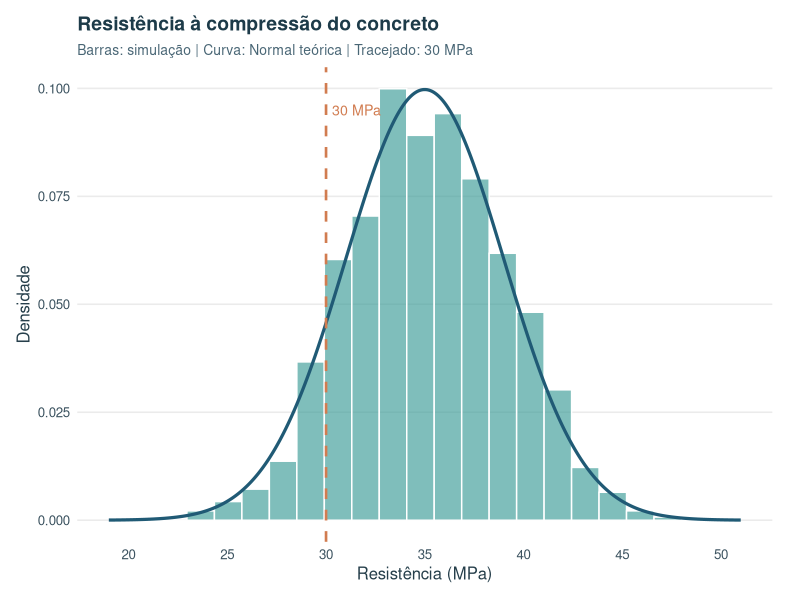
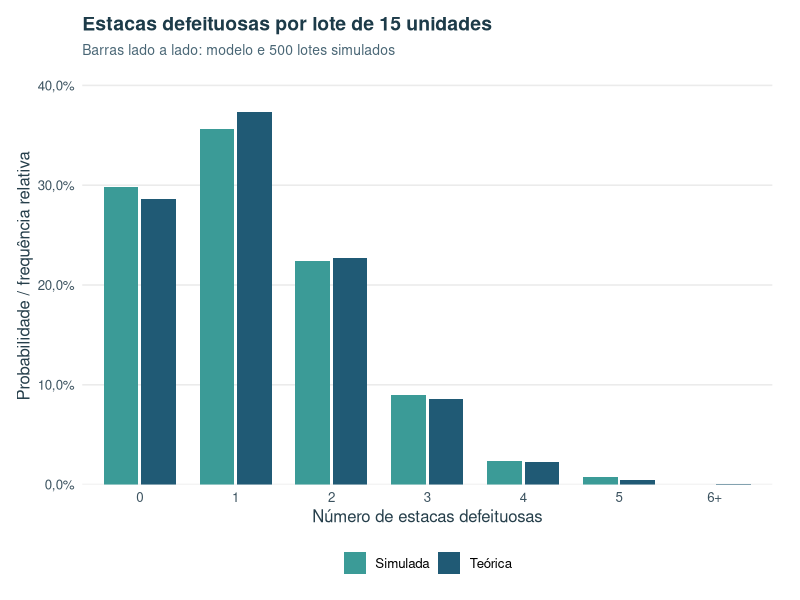
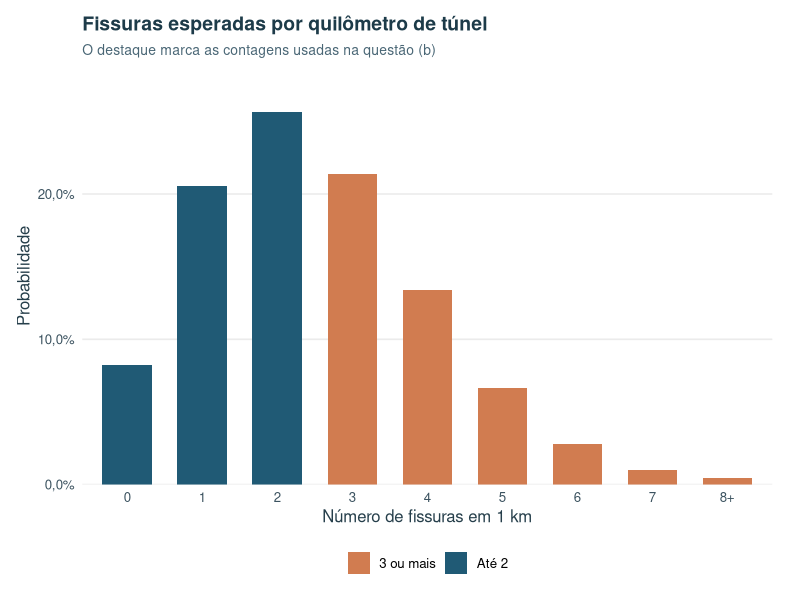
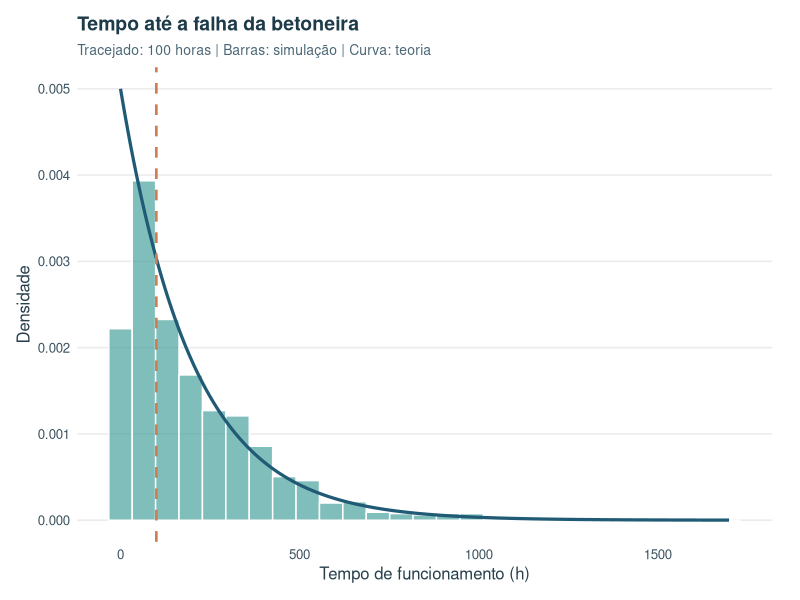
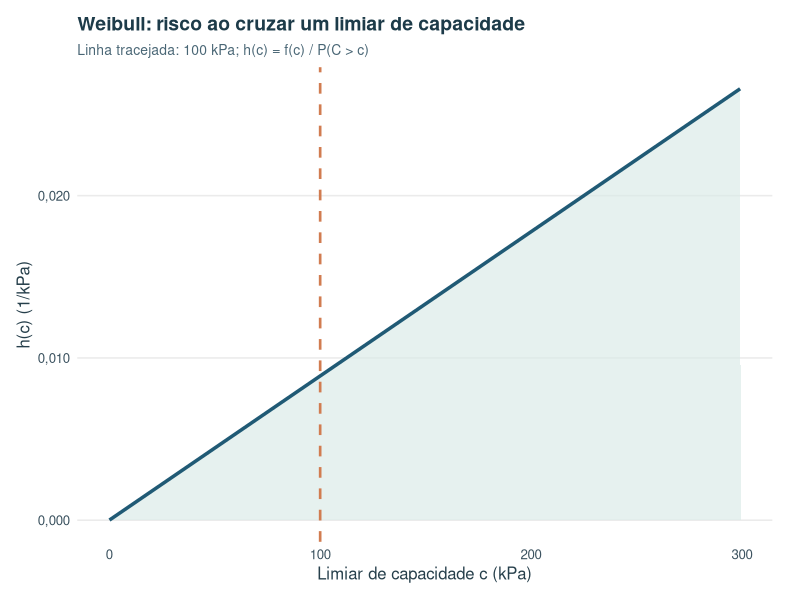
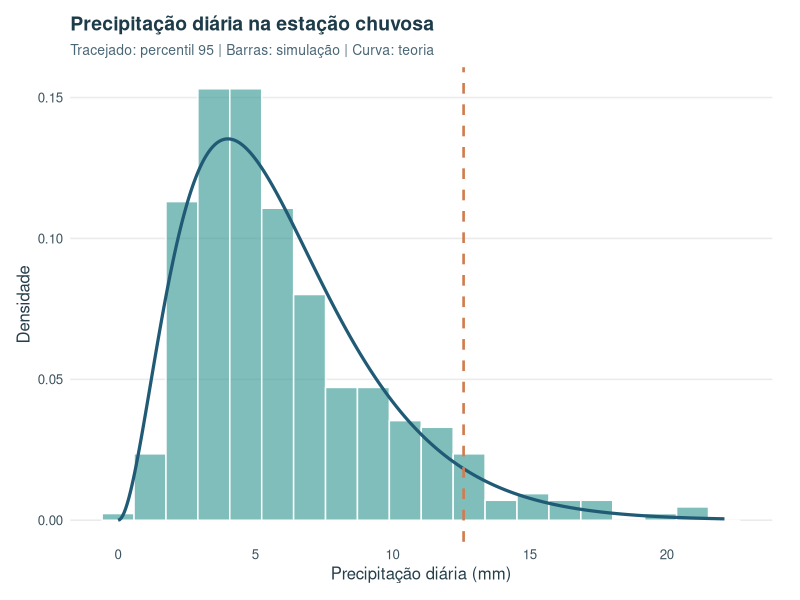
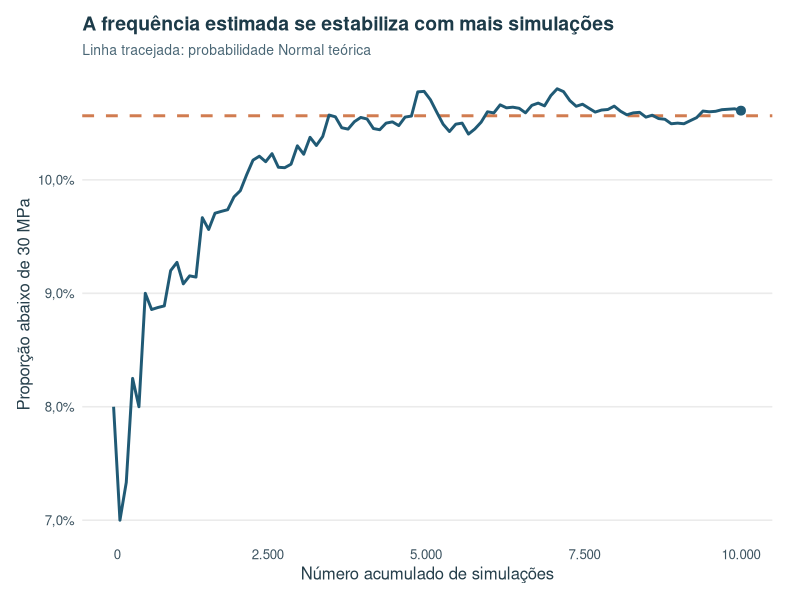

Generate these figures, in order, with R:
## ---- chunk 1
tabela_distribuicoes <- data.frame(
  Aplicacao = c(
    "Resistência do concreto",
    "Estacas defeituosas",
    "Fissuras no túnel",
    "Falha da betoneira",
    "Capacidade do solo",
    "Precipitação"
  ),
  
  Distribuicao = c(
    "Normal",
    "Binomial",
    "Poisson",
    "Exponencial",
    "Weibull",
    "Gama"
  ),
  
  Parametros = c(
    "μ = 35 MPa; σ = 4 MPa",
    "n = 15; p = 0,08",
    "λ = 2,5 fissuras/km",
    "média = 200 h",
    "forma = 2; escala = 150 kPa",
    "forma = 3; taxa = 0,5"
  )
)

knitr::kable(
  tabela_distribuicoes,
  caption = "Distribuições de probabilidade e parâmetros utilizados",
  align = c("l", "c", "l")
)
## ---- chunk 2
#| label: estilo-graficos
#| include: false
# Instale uma vez se necessário: install.packages("ggplot2")
if (!requireNamespace("ggplot2", quietly = TRUE)) {
  stop("Instale o pacote ggplot2 com install.packages('ggplot2') e renderize novamente.")
}
library(ggplot2)
cor_pch <- c(modelo = "#205A75", amostra = "#3B9B97",
             alerta = "#D17C50", fundo = "#D8E9E7")
tema_pch <- theme_minimal(base_size = 12) +
  theme(plot.title = element_text(face = "bold", size = 14, colour = "#1D3B49"),
        plot.subtitle = element_text(size = 10, colour = "#496675"),
        axis.title = element_text(colour = "#263F4B"),
        axis.text = element_text(colour = "#3C5360"),
        panel.grid.minor = element_blank(),
        panel.grid.major.x = element_blank(),
        legend.position = "bottom", legend.title = element_blank(),
        plot.margin = margin(12, 20, 12, 12))
theme_set(tema_pch)
rotulo_pct <- function(x) paste0(formatC(100*x, format = "f", digits = 1,
                                      decimal.mark = ","), "%")
## ---- chunk 3
#| label: normal-calculos
#| echo: true

mu <- 35
sigma <- 4

# Probabilidade de resistência inferior a 30 MPa
prob_menor_30 <- pnorm(q = 30, mean = mu, sd = sigma)

# Probabilidade entre 32 e 38 MPa
prob_32_38 <- diff(
  pnorm(c(32, 38), mean = mu, sd = sigma)
)

# Percentil de 5%
percentil_05 <- qnorm(
  p = 0.05,
  mean = mu,
  sd = sigma
)

# Distribuição da média para n = 10
n <- 10
dp_media <- sigma / sqrt(n)

prob_media_33 <- pnorm(
  q = 33,
  mean = mu,
  sd = dp_media
)

tabela_normal <- data.frame(
  Analise = c(
    "P(X < 30)",
    "P(32 < X < 38)",
    "Percentil de 5%",
    "P(X̄ < 33)"
  ),
  Resultado = c(
    prob_menor_30,
    prob_32_38,
    percentil_05,
    prob_media_33
  )
)

knitr::kable(
  tabela_normal,
  digits = 4,
  caption = "Resultados da distribuição Normal"
)
## ---- chunk 4
#| label: normal-simulacao
#| fig-cap: "Mil resistências simuladas, densidade Normal teórica e limite de 30 MPa."
#| fig-width: 8.8
#| fig-height: 4.7
#| echo: true
set.seed(321)
resistencia_sim <- rnorm(n = 1000, mean = mu, sd = sigma)
curva_normal <- data.frame(x = seq(19, 51, length.out = 400))
curva_normal$densidade <- dnorm(curva_normal$x, mean = mu, sd = sigma)
ggplot(data.frame(x = resistencia_sim), aes(x)) +
  geom_histogram(aes(y = after_stat(density)), bins = 24,
                 fill = cor_pch["amostra"], alpha = 0.65, colour = "white") +
  geom_line(data = curva_normal, aes(x, densidade), inherit.aes = FALSE,
            colour = cor_pch["modelo"], linewidth = 1.1) +
  geom_vline(xintercept = 30, linetype = "dashed",
             colour = cor_pch["alerta"], linewidth = 0.9) +
  annotate("text", x = 30.3, y = 0.095, label = "30 MPa", hjust = 0,
           colour = cor_pch["alerta"], size = 3.6) +
  scale_x_continuous(breaks = seq(20, 50, 5), limits = c(19, 51)) +
  labs(title = "Resistência à compressão do concreto",
       subtitle = "Barras: simulação | Curva: Normal teórica | Tracejado: 30 MPa",
       x = "Resistência (MPa)", y = "Densidade")
## ---- chunk 5
#| label: binomial-calculos
#| echo: true

total_estacas <- 15
prob_defeito <- 0.08

# Nenhuma estaca defeituosa
p_zero <- dbinom(
  x = 0,
  size = total_estacas,
  prob = prob_defeito
)

# No máximo duas defeituosas
p_ate_2 <- pbinom(
  q = 2,
  size = total_estacas,
  prob = prob_defeito
)

# Quatro ou mais defeituosas
p_4_mais <- 1 - pbinom(
  q = 3,
  size = total_estacas,
  prob = prob_defeito
)

# Esperança e variância
media_bin <- total_estacas * prob_defeito

variancia_bin <- total_estacas *
  prob_defeito *
  (1 - prob_defeito)

resultado_bin <- data.frame(
  Medida = c(
    "P(X = 0)",
    "P(X <= 2)",
    "P(X >= 4)",
    "Esperança",
    "Variância"
  ),
  Valor = c(
    p_zero,
    p_ate_2,
    p_4_mais,
    media_bin,
    variancia_bin
  )
)

knitr::kable(
  resultado_bin,
  digits = 4,
  caption = "Resultados da distribuição Binomial"
)
## ---- chunk 6
#| label: binomial-simulacao
#| fig-cap: "Probabilidades teóricas e frequências relativas em 500 lotes; 6+ reúne a cauda."
#| fig-width: 8.8
#| fig-height: 4.8
#| echo: true
set.seed(321)
lotes_simulados <- rbinom(n = 500, size = total_estacas, prob = prob_defeito)
# Frequências completas de 0 a 15, com zeros para categorias não observadas.
qtd_defeitos <- 0:total_estacas
freq_simulada <- as.numeric(table(factor(lotes_simulados,
                                         levels = qtd_defeitos))) / 500
prob_teoricas_bin <- dbinom(qtd_defeitos, size = total_estacas,
                            prob = prob_defeito)
comparacao_bin <- data.frame(
  `Defeitos no lote` = qtd_defeitos,
  `Probabilidade teórica` = round(prob_teoricas_bin, 4),
  `Frequência simulada` = round(freq_simulada, 4),
  check.names = FALSE
)
knitr::kable(comparacao_bin,
             caption = "Comparação binomial completa, de 0 a 15 defeitos",
             align = c("r", "r", "r"))
# Agrupamento somente visual: a tabela conserva todas as categorias.
classes <- c(as.character(0:5), "6+")
plot_bin <- data.frame(
  defeitos = rep(factor(classes, levels = classes), 2),
  fonte = rep(c("Teórica", "Simulada"), each = 7),
  proporcao = c(prob_teoricas_bin[1:6], sum(prob_teoricas_bin[7:16]),
                freq_simulada[1:6], sum(freq_simulada[7:16]))
)
ggplot(plot_bin, aes(defeitos, proporcao, fill = fonte)) +
  geom_col(width = 0.72, position = position_dodge(width = 0.78)) +
  scale_fill_manual(values = c("Teórica" = unname(cor_pch["modelo"]),
                               "Simulada" = unname(cor_pch["amostra"]))) +
  scale_y_continuous(labels = rotulo_pct,
                     expand = expansion(mult = c(0, 0.12))) +
  labs(title = "Estacas defeituosas por lote de 15 unidades",
       subtitle = "Barras lado a lado: modelo e 500 lotes simulados",
       x = "Número de estacas defeituosas", y = "Probabilidade / frequência relativa")
## ---- chunk 7
#| label: poisson
#| echo: true

lambda <- 2.5

# Nenhuma fissura em 1 km
p_sem_fissura <- dpois(
  x = 0,
  lambda = lambda
)

# Três ou mais fissuras
p_3_mais <- 1 - ppois(
  q = 2,
  lambda = lambda
)

# Entre uma e quatro fissuras
p_1_4 <- sum(
  dpois(1:4, lambda = lambda)
)

# Exatamente cinco fissuras em 2 km
lambda_2km <- lambda * 2

p_5_em_2km <- dpois(
  x = 5,
  lambda = lambda_2km
)

# Esperança e variância
esperanca_pois <- lambda
variancia_pois <- lambda

resultado_poisson <- data.frame(
  Analise = c(
    "P(X = 0)",
    "P(X >= 3)",
    "P(1 <= X <= 4)",
    "P(X = 5) em 2 km",
    "Esperança",
    "Variância"
  ),
  Resultado = c(
    p_sem_fissura,
    p_3_mais,
    p_1_4,
    p_5_em_2km,
    esperanca_pois,
    variancia_pois
  )
)

knitr::kable(
  resultado_poisson,
  digits = 4,
  caption = "Resultados da distribuição Poisson"
)
## ---- chunk 8
#| label: grafico-poisson
#| fig-cap: "Distribuição teórica de fissuras em 1 km; 8+ reúne a cauda superior."
#| fig-width: 8.6
#| fig-height: 4.6
#| echo: true
classes_pois <- c(as.character(0:7), "8+")
prob_pois <- c(dpois(0:7, lambda), ppois(7, lambda, lower.tail = FALSE))
dados_pois <- data.frame(fissuras = factor(classes_pois, levels = classes_pois),
                         probabilidade = prob_pois,
                         destaque = ifelse(0:8 >= 3, "3 ou mais", "Até 2"))
ggplot(dados_pois, aes(fissuras, probabilidade, fill = destaque)) +
  geom_col(width = 0.66) +
  scale_fill_manual(values = c("Até 2" = unname(cor_pch["modelo"]),
                               "3 ou mais" = unname(cor_pch["alerta"]))) +
  scale_y_continuous(labels = rotulo_pct,
                     expand = expansion(mult = c(0, 0.12))) +
  labs(title = "Fissuras esperadas por quilômetro de túnel",
       subtitle = "O destaque marca as contagens usadas na questão (b)",
       x = "Número de fissuras em 1 km", y = "Probabilidade")
## ---- chunk 9
#| label: exponencial
#| echo: true

tempo_medio <- 200
taxa <- 1 / tempo_medio

# Equipamento durar mais de 250 horas
p_acima_250 <- 1 - pexp(
  q = 250,
  rate = taxa
)

# Falhar antes de 100 horas
p_antes_100 <- pexp(
  q = 100,
  rate = taxa
)

# Tempo mediano
tempo_mediano <- qexp(
  p = 0.50,
  rate = taxa
)

# Mais 100 horas após já operar 150 h
p_mais_100 <- pexp(
  q = 100,
  rate = taxa,
  lower.tail = FALSE
)

resultado_exp <- data.frame(
  Medida = c(
    "P(T > 250)",
    "P(T < 100)",
    "Mediana",
    "P(mais 100 h | já operou 150 h)"
  ),
  Resultado = c(
    p_acima_250,
    p_antes_100,
    tempo_mediano,
    p_mais_100
  )
)

knitr::kable(
  resultado_exp,
  digits = 4,
  caption = "Resultados da distribuição Exponencial"
)
## ---- chunk 10
#| label: exponencial-simulacao
#| fig-cap: "Tempos simulados de falha da betoneira e curva exponencial teórica."
#| fig-width: 8.8
#| fig-height: 4.7
#| echo: true
set.seed(321)
falhas_sim <- rexp(n = 1000, rate = taxa)
limite_t <- max(falhas_sim) * 1.02
curva_exp <- data.frame(t = seq(0, limite_t, length.out = 400))
curva_exp$densidade <- dexp(curva_exp$t, rate = taxa)
ggplot(data.frame(t = falhas_sim), aes(t)) +
  geom_histogram(aes(y = after_stat(density)), bins = 27,
                 fill = cor_pch["amostra"], alpha = 0.65, colour = "white") +
  geom_line(data = curva_exp, aes(t, densidade), inherit.aes = FALSE,
            colour = cor_pch["modelo"], linewidth = 1.1) +
  geom_vline(xintercept = 100, linetype = "dashed",
             colour = cor_pch["alerta"], linewidth = 0.9) +
  labs(title = "Tempo até a falha da betoneira",
       subtitle = "Tracejado: 100 horas | Barras: simulação | Curva: teoria",
       x = "Tempo de funcionamento (h)", y = "Densidade")
## ---- chunk 11
#| label: weibull
#| echo: true

k <- 2
escala <- 150

# Capacidade inferior a 100 kPa
p_inferior_100 <- pweibull(
  q = 100,
  shape = k,
  scale = escala
)

# Capacidade entre 120 e 200 kPa
p_120_200 <- diff(
  pweibull(
    c(120, 200),
    shape = k,
    scale = escala
  )
)

# Percentil 90
q90 <- qweibull(
  p = 0.90,
  shape = k,
  scale = escala
)

# Média
media_weib <- escala *
  gamma(1 + 1/k)

# Variância e desvio padrão
var_weib <- escala^2 *
  (gamma(1 + 2/k) -
     gamma(1 + 1/k)^2)

dp_weib <- sqrt(var_weib)

resultado_weibull <- data.frame(
  Medida = c(
    "P(X < 100)",
    "P(120 < X < 200)",
    "Percentil 90",
    "Média",
    "Desvio padrão"
  ),
  Resultado = c(
    p_inferior_100,
    p_120_200,
    q90,
    media_weib,
    dp_weib
  )
)

knitr::kable(
  resultado_weibull,
  digits = 4,
  caption = "Resultados da distribuição Weibull"
)
## ---- chunk 12
#| label: weibull-hazard
#| fig-cap: "Função de risco matemática h(c) da Weibull em função do limiar de capacidade c."
#| fig-width: 8.8
#| fig-height: 4.5
#| echo: true
capacidade <- seq(from = 0.1, to = 300, by = 1)
risco <- (k / escala) * (capacidade / escala)^(k - 1)
dados_risco <- data.frame(capacidade = capacidade, risco = risco)
ggplot(dados_risco, aes(capacidade, risco)) +
  geom_area(fill = cor_pch["fundo"], alpha = 0.65) +
  geom_line(colour = cor_pch["modelo"], linewidth = 1.2) +
  geom_vline(xintercept = 100, colour = cor_pch["alerta"],
             linetype = "dashed", linewidth = 0.9) +
  scale_y_continuous(labels = function(x) formatC(x, format = "f", digits = 3,
                                                  decimal.mark = ",")) +
  labs(title = "Weibull: risco ao cruzar um limiar de capacidade",
       subtitle = "Linha tracejada: 100 kPa; h(c) = f(c) / P(C > c)",
       x = "Limiar de capacidade c (kPa)", y = "h(c) (1/kPa)")
## ---- chunk 13
#| label: gama
#| echo: true

alpha <- 3
beta <- 0.5

# Chuva superior a 10 mm
p_chuva_10 <- pgamma(
  q = 10,
  shape = alpha,
  rate = beta,
  lower.tail = FALSE
)

# Chuva entre 5 e 15 mm
p_chuva_5_15 <- diff(
  pgamma(
    c(5, 15),
    shape = alpha,
    rate = beta
  )
)

# Percentil 95
chuva_p95 <- qgamma(
  p = 0.95,
  shape = alpha,
  rate = beta
)

# Esperança e variância
media_gama <- alpha / beta
var_gama <- alpha / beta^2

resultado_gama <- data.frame(
  Medida = c(
    "P(X > 10)",
    "P(5 < X < 15)",
    "Percentil 95",
    "Esperança",
    "Variância"
  ),
  Resultado = c(
    p_chuva_10,
    p_chuva_5_15,
    chuva_p95,
    media_gama,
    var_gama
  )
)

knitr::kable(
  resultado_gama,
  digits = 4,
  caption = "Resultados da distribuição Gama"
)
## ---- chunk 14
#| label: gama-simulacao
#| fig-cap: "Precipitações simuladas em 365 dias, densidade Gama e percentil teórico de 95%."
#| fig-width: 8.8
#| fig-height: 4.8
#| echo: true
set.seed(321)
chuva_sim <- rgamma(n = 365, shape = alpha, rate = beta)
limite_chuva <- max(20, chuva_sim) * 1.05
curva_gama <- data.frame(chuva = seq(0, limite_chuva, length.out = 400))
curva_gama$densidade <- dgamma(curva_gama$chuva, shape = alpha, rate = beta)
ggplot(data.frame(chuva = chuva_sim), aes(chuva)) +
  geom_histogram(aes(y = after_stat(density)), bins = 20,
                 fill = cor_pch["amostra"], alpha = 0.65, colour = "white") +
  geom_line(data = curva_gama, aes(chuva, densidade), inherit.aes = FALSE,
            colour = cor_pch["modelo"], linewidth = 1.1) +
  geom_vline(xintercept = chuva_p95, colour = cor_pch["alerta"],
             linetype = "dashed", linewidth = 0.9) +
  labs(title = "Precipitação diária na estação chuvosa",
       subtitle = "Tracejado: percentil 95 | Barras: simulação | Curva: teoria",
       x = "Precipitação diária (mm)", y = "Densidade")
## ---- chunk 15
#| label: monte-carlo
#| echo: true

set.seed(321)

numero_sim <- 10000

mc_concreto <- rnorm(
  n = numero_sim,
  mean = 35,
  sd = 4
)

# Resultado obtido pela simulação
prob_mc <- mean(
  mc_concreto < 30
)

# Resultado teórico
prob_teorica <- pnorm(
  q = 30,
  mean = 35,
  sd = 4
)

# Diferença entre os resultados
diferenca <- abs(
  prob_mc - prob_teorica
)

comparacao_mc <- data.frame(
  Metodo = c(
    "Monte Carlo",
    "Distribuição Normal teórica",
    "Diferença absoluta"
  ),
  Resultado = c(
    prob_mc,
    prob_teorica,
    diferenca
  )
)

knitr::kable(
  comparacao_mc,
  digits = 5,
  caption = "Comparação entre Monte Carlo e resultado teórico"
)
## ---- chunk 16
#| label: grafico-monte-carlo
#| fig-cap: "Estimativa acumulada de P(X < 30 MPa) em 10.000 simulações e referência teórica."
#| fig-width: 8.8
#| fig-height: 4.7
#| echo: true
passos <- seq(100, numero_sim, by = 100)
serie_mc <- data.frame(n = passos,
                       proporcao = cumsum(mc_concreto < 30)[passos] / passos)
ggplot(serie_mc, aes(n, proporcao)) +
  geom_hline(yintercept = prob_teorica, linetype = "dashed",
             colour = cor_pch["alerta"], linewidth = 1) +
  geom_line(colour = cor_pch["modelo"], linewidth = 1) +
  annotate("point", x = numero_sim, y = prob_mc,
           colour = cor_pch["modelo"], size = 2.7) +
  scale_x_continuous(labels = function(x) format(x, big.mark = ".",
                                               scientific = FALSE)) +
  scale_y_continuous(labels = rotulo_pct) +
  labs(title = "A frequência estimada se estabiliza com mais simulações",
       subtitle = "Linha tracejada: probabilidade Normal teórica",
       x = "Número acumulado de simulações", y = "Proporção abaixo de 30 MPa")
## ---- chunk 17
#| label: sintese
#| echo: true

resumo_final <- data.frame(
  Aplicacao = c(
    "Concreto",
    "Estacas",
    "Fissuras",
    "Betoneira",
    "Solo",
    "Precipitação"
  ),
  
  Distribuicao = c(
    "Normal",
    "Binomial",
    "Poisson",
    "Exponencial",
    "Weibull",
    "Gama"
  ),
  
  Indicador = c(
    "P(X < 30 MPa)",
    "P(X <= 2)",
    "P(X >= 3)",
    "P(T > 250 h)",
    "P(X < 100 kPa)",
    "P(X > 10 mm)"
  ),
  
  Probabilidade = c(
    prob_menor_30,
    p_ate_2,
    p_3_mais,
    p_acima_250,
    p_inferior_100,
    p_chuva_10
  )
)

knitr::kable(
  resumo_final,
  digits = 4,
  caption = "Síntese dos principais resultados probabilísticos"
)
